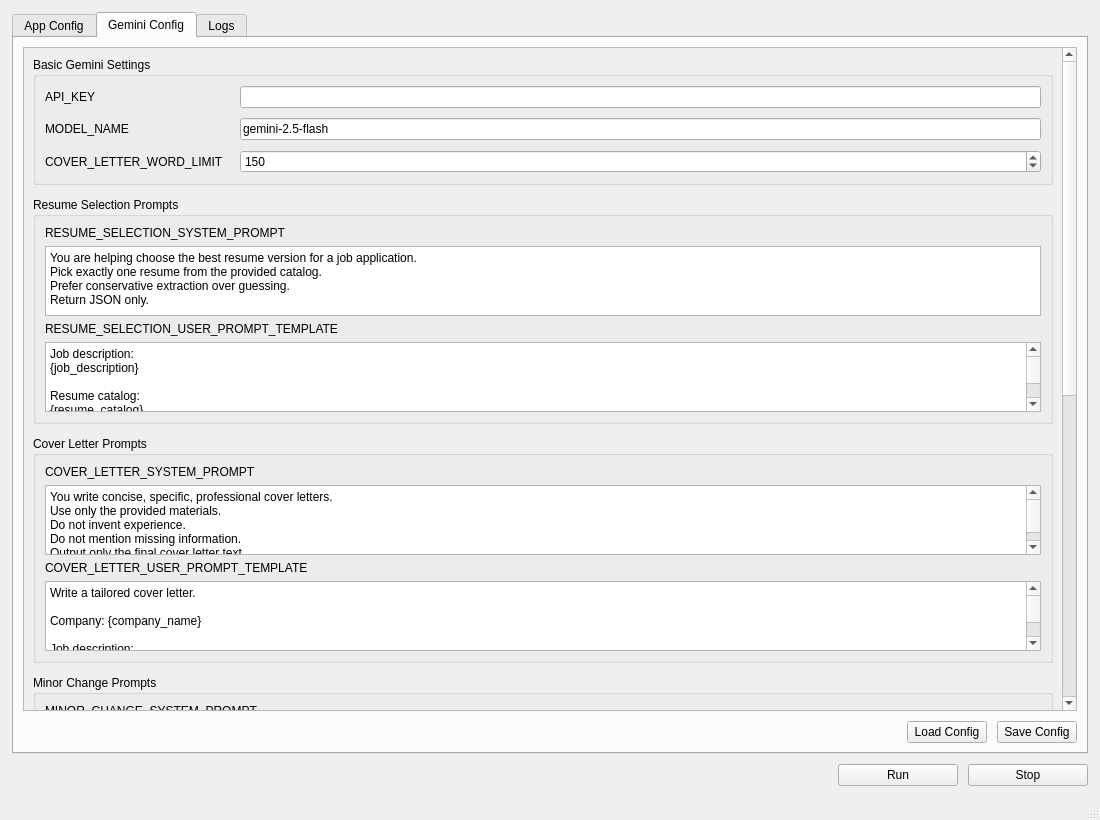
<?xml version="1.0" encoding="UTF-8"?>
<ui version="4.0">
 <class>MainWindow</class>
 <widget class="QMainWindow" name="MainWindow">
  <property name="geometry">
   <rect>
    <x>0</x>
    <y>0</y>
    <width>1100</width>
    <height>820</height>
   </rect>
  </property>
  <property name="windowTitle">
   <string>Application Automation Config</string>
  </property>
  <widget class="QWidget" name="centralwidget">
   <layout class="QVBoxLayout" name="verticalLayout_main">
    <property name="spacing">
     <number>10</number>
    </property>
    <property name="leftMargin">
     <number>12</number>
    </property>
    <property name="topMargin">
     <number>12</number>
    </property>
    <property name="rightMargin">
     <number>12</number>
    </property>
    <property name="bottomMargin">
     <number>12</number>
    </property>
    <item>
     <widget class="QTabWidget" name="tabWidget">
      <property name="currentIndex">
       <number>1</number>
      </property>
      <widget class="QWidget" name="tab_app_config">
       <attribute name="title">
        <string>App Config</string>
       </attribute>
       <layout class="QVBoxLayout" name="verticalLayout_app_tab">
        <property name="spacing">
         <number>10</number>
        </property>
        <item>
         <widget class="QGroupBox" name="groupBox_app_config">
          <property name="title">
           <string>Application Settings</string>
          </property>
          <layout class="QGridLayout" name="gridLayout_app_config">
           <property name="horizontalSpacing">
            <number>16</number>
           </property>
           <property name="verticalSpacing">
            <number>10</number>
           </property>
           <item row="0" column="0">
            <widget class="QLabel" name="label_confidence">
             <property name="text">
              <string>confidence</string>
             </property>
            </widget>
           </item>
           <item row="0" column="1">
            <widget class="QDoubleSpinBox" name="spin_confidence">
             <property name="decimals">
              <number>2</number>
             </property>
             <property name="minimum">
              <double>0.000000000000000</double>
             </property>
             <property name="maximum">
              <double>1.000000000000000</double>
             </property>
             <property name="singleStep">
              <double>0.010000000000000</double>
             </property>
             <property name="value">
              <double>0.850000000000000</double>
             </property>
            </widget>
           </item>
           <item row="0" column="2">
            <widget class="QLabel" name="label_check_interval">
             <property name="text">
              <string>check_interval</string>
             </property>
            </widget>
           </item>
           <item row="0" column="3">
            <widget class="QDoubleSpinBox" name="spin_check_interval">
             <property name="decimals">
              <number>2</number>
             </property>
             <property name="minimum">
              <double>0.000000000000000</double>
             </property>
             <property name="maximum">
              <double>9999.000000000000000</double>
             </property>
             <property name="singleStep">
              <double>0.050000000000000</double>
             </property>
             <property name="value">
              <double>0.350000000000000</double>
             </property>
            </widget>
           </item>
           <item row="1" column="0">
            <widget class="QLabel" name="label_default_timeout">
             <property name="text">
              <string>default_timeout</string>
             </property>
            </widget>
           </item>
           <item row="1" column="1">
            <widget class="QSpinBox" name="spin_default_timeout">
             <property name="maximum">
              <number>99999</number>
             </property>
             <property name="value">
              <number>10</number>
             </property>
            </widget>
           </item>
           <item row="1" column="2">
            <widget class="QLabel" name="label_scroll_step">
             <property name="text">
              <string>scroll_step</string>
             </property>
            </widget>
           </item>
           <item row="1" column="3">
            <widget class="QSpinBox" name="spin_scroll_step">
             <property name="minimum">
              <number>-999999</number>
             </property>
             <property name="maximum">
              <number>999999</number>
             </property>
             <property name="value">
              <number>-700</number>
             </property>
            </widget>
           </item>
           <item row="2" column="0">
            <widget class="QLabel" name="label_page_ready_timeout">
             <property name="text">
              <string>page_ready_timeout</string>
             </property>
            </widget>
           </item>
           <item row="2" column="1">
            <widget class="QSpinBox" name="spin_page_ready_timeout">
             <property name="maximum">
              <number>99999</number>
             </property>
             <property name="value">
              <number>30</number>
             </property>
            </widget>
           </item>
           <item row="2" column="2">
            <widget class="QLabel" name="label_post_apply_timeout">
             <property name="text">
              <string>post_apply_timeout</string>
             </property>
            </widget>
           </item>
           <item row="2" column="3">
            <widget class="QSpinBox" name="spin_post_apply_timeout">
             <property name="maximum">
              <number>99999</number>
             </property>
             <property name="value">
              <number>1</number>
             </property>
            </widget>
           </item>
           <item row="3" column="0">
            <widget class="QLabel" name="label_apply_retry_count">
             <property name="text">
              <string>apply_retry_count</string>
             </property>
            </widget>
           </item>
           <item row="3" column="1">
            <widget class="QSpinBox" name="spin_apply_retry_count">
             <property name="maximum">
              <number>99999</number>
             </property>
             <property name="value">
              <number>3</number>
             </property>
            </widget>
           </item>
           <item row="3" column="2">
            <widget class="QLabel" name="label_max_scroll_pages">
             <property name="text">
              <string>max_scroll_pages</string>
             </property>
            </widget>
           </item>
           <item row="3" column="3">
            <widget class="QSpinBox" name="spin_max_scroll_pages">
             <property name="maximum">
              <number>99999</number>
             </property>
             <property name="value">
              <number>20</number>
             </property>
            </widget>
           </item>
           <item row="4" column="0">
            <widget class="QLabel" name="label_row_half_height">
             <property name="text">
              <string>row_half_height</string>
             </property>
            </widget>
           </item>
           <item row="4" column="1">
            <widget class="QSpinBox" name="spin_row_half_height">
             <property name="maximum">
              <number>99999</number>
             </property>
             <property name="value">
              <number>60</number>
             </property>
            </widget>
           </item>
           <item row="4" column="2">
            <widget class="QLabel" name="label_left_scan_width_ratio">
             <property name="text">
              <string>left_scan_width_ratio</string>
             </property>
            </widget>
           </item>
           <item row="4" column="3">
            <widget class="QDoubleSpinBox" name="spin_left_scan_width_ratio">
             <property name="decimals">
              <number>2</number>
             </property>
             <property name="minimum">
              <double>0.000000000000000</double>
             </property>
             <property name="maximum">
              <double>1.000000000000000</double>
             </property>
             <property name="singleStep">
              <double>0.010000000000000</double>
             </property>
             <property name="value">
              <double>0.820000000000000</double>
             </property>
            </widget>
           </item>
           <item row="5" column="0">
            <widget class="QLabel" name="label_start_anchor">
             <property name="text">
              <string>start_anchor</string>
             </property>
            </widget>
           </item>
           <item row="5" column="1" colspan="3">
            <widget class="QLineEdit" name="edit_start_anchor">
             <property name="text">
              <string>Job - Country:</string>
             </property>
            </widget>
           </item>
           <item row="6" column="0">
            <widget class="QLabel" name="label_end_anchor">
             <property name="text">
              <string>end_anchor</string>
             </property>
            </widget>
           </item>
           <item row="6" column="1" colspan="3">
            <widget class="QLineEdit" name="edit_end_anchor">
             <property name="text">
              <string>Targeted Degrees and Disciplines:</string>
             </property>
            </widget>
           </item>
          </layout>
         </widget>
        </item>
        <item>
         <spacer name="verticalSpacer_app">
          <property name="orientation">
           <enum>Qt::Orientation::Vertical</enum>
          </property>
          <property name="sizeHint" stdset="0">
           <size>
            <width>20</width>
            <height>40</height>
           </size>
          </property>
         </spacer>
        </item>
        <item>
         <layout class="QHBoxLayout" name="horizontalLayout_app_buttons">
          <item>
           <spacer name="horizontalSpacer_app_left">
            <property name="orientation">
             <enum>Qt::Orientation::Horizontal</enum>
            </property>
            <property name="sizeHint" stdset="0">
             <size>
              <width>40</width>
              <height>20</height>
             </size>
            </property>
           </spacer>
          </item>
          <item>
           <widget class="QPushButton" name="button_load_app_config">
            <property name="text">
             <string>Load Config</string>
            </property>
           </widget>
          </item>
          <item>
           <widget class="QPushButton" name="button_save_app_config">
            <property name="text">
             <string>Save Config</string>
            </property>
           </widget>
          </item>
         </layout>
        </item>
       </layout>
      </widget>
      <widget class="QWidget" name="tab_gemini_config">
       <attribute name="title">
        <string>Gemini Config</string>
       </attribute>
       <layout class="QVBoxLayout" name="verticalLayout_gemini_tab">
        <property name="spacing">
         <number>10</number>
        </property>
        <item>
         <widget class="QScrollArea" name="scrollArea_gemini">
          <property name="widgetResizable">
           <bool>true</bool>
          </property>
          <widget class="QWidget" name="scrollAreaWidgetContents_gemini">
           <property name="geometry">
            <rect>
             <x>0</x>
             <y>0</y>
             <width>1031</width>
             <height>1339</height>
            </rect>
           </property>
           <layout class="QVBoxLayout" name="verticalLayout_gemini_content">
            <property name="spacing">
             <number>12</number>
            </property>
            <item>
             <widget class="QGroupBox" name="groupBox_gemini_basic">
              <property name="title">
               <string>Basic Gemini Settings</string>
              </property>
              <layout class="QGridLayout" name="gridLayout_gemini_basic">
               <property name="horizontalSpacing">
                <number>16</number>
               </property>
               <property name="verticalSpacing">
                <number>10</number>
               </property>
               <item row="1" column="0">
                <widget class="QLabel" name="label_model_name">
                 <property name="text">
                  <string>MODEL_NAME</string>
                 </property>
                </widget>
               </item>
               <item row="0" column="1">
                <widget class="QLineEdit" name="edit_api_key">
                 <property name="text">
                  <string/>
                 </property>
                 <property name="echoMode">
                  <enum>QLineEdit::EchoMode::Normal</enum>
                 </property>
                </widget>
               </item>
               <item row="0" column="0">
                <widget class="QLabel" name="label_api_key">
                 <property name="text">
                  <string>API_KEY</string>
                 </property>
                </widget>
               </item>
               <item row="1" column="1">
                <widget class="QLineEdit" name="edit_model_name">
                 <property name="text">
                  <string>gemini-2.5-flash</string>
                 </property>
                </widget>
               </item>
               <item row="2" column="1">
                <widget class="QSpinBox" name="spin_cover_letter_word_limit">
                 <property name="maximum">
                  <number>10000</number>
                 </property>
                 <property name="value">
                  <number>150</number>
                 </property>
                </widget>
               </item>
               <item row="2" column="0">
                <widget class="QLabel" name="label_cover_letter_word_limit">
                 <property name="text">
                  <string>COVER_LETTER_WORD_LIMIT</string>
                 </property>
                </widget>
               </item>
              </layout>
             </widget>
            </item>
            <item>
             <widget class="QGroupBox" name="groupBox_resume_selection_prompts">
              <property name="title">
               <string>Resume Selection Prompts</string>
              </property>
              <layout class="QVBoxLayout" name="verticalLayout_resume_selection_prompts">
               <item>
                <widget class="QLabel" name="label_resume_selection_system_prompt">
                 <property name="text">
                  <string>RESUME_SELECTION_SYSTEM_PROMPT</string>
                 </property>
                </widget>
               </item>
               <item>
                <widget class="QPlainTextEdit" name="text_resume_selection_system_prompt">
                 <property name="plainText">
                  <string>You are helping choose the best resume version for a job application.
Pick exactly one resume from the provided catalog.
Prefer conservative extraction over guessing.
Return JSON only.</string>
                 </property>
                </widget>
               </item>
               <item>
                <widget class="QLabel" name="label_resume_selection_user_prompt_template">
                 <property name="text">
                  <string>RESUME_SELECTION_USER_PROMPT_TEMPLATE</string>
                 </property>
                </widget>
               </item>
               <item>
                <widget class="QPlainTextEdit" name="text_resume_selection_user_prompt_template">
                 <property name="plainText">
                  <string>Job description:
{job_description}

Resume catalog:
{resume_catalog}

Tasks:
1. Select the single best resume for this job.
2. Extract the company name from the job description if it is explicitly stated.
3. Provide 3 to 6 emphasis points to use in the cover letter.

Return JSON with keys:
- company_name
- selected_resume_name
- rationale
- emphasis_points</string>
                 </property>
                </widget>
               </item>
              </layout>
             </widget>
            </item>
            <item>
             <widget class="QGroupBox" name="groupBox_cover_letter_prompts">
              <property name="title">
               <string>Cover Letter Prompts</string>
              </property>
              <layout class="QVBoxLayout" name="verticalLayout_cover_letter_prompts">
               <item>
                <widget class="QLabel" name="label_cover_letter_system_prompt">
                 <property name="text">
                  <string>COVER_LETTER_SYSTEM_PROMPT</string>
                 </property>
                </widget>
               </item>
               <item>
                <widget class="QPlainTextEdit" name="text_cover_letter_system_prompt">
                 <property name="plainText">
                  <string>You write concise, specific, professional cover letters.
Use only the provided materials.
Do not invent experience.
Do not mention missing information.
Output only the final cover letter text.</string>
                 </property>
                </widget>
               </item>
               <item>
                <widget class="QLabel" name="label_cover_letter_user_prompt_template">
                 <property name="text">
                  <string>COVER_LETTER_USER_PROMPT_TEMPLATE</string>
                 </property>
                </widget>
               </item>
               <item>
                <widget class="QPlainTextEdit" name="text_cover_letter_user_prompt_template">
                 <property name="plainText">
                  <string>Write a tailored cover letter.

Company: {company_name}

Job description:
{job_description}

Selected resume name: {resume_name}
Selected resume text:
{resume_text}

Emphasis points:
{emphasis_points}</string>
                 </property>
                </widget>
               </item>
              </layout>
             </widget>
            </item>
            <item>
             <widget class="QGroupBox" name="groupBox_minor_change_prompts">
              <property name="title">
               <string>Minor Change Prompts</string>
              </property>
              <layout class="QVBoxLayout" name="verticalLayout_minor_change_prompts">
               <item>
                <widget class="QLabel" name="label_minor_change_system_prompt">
                 <property name="text">
                  <string>MINOR_CHANGE_SYSTEM_PROMPT</string>
                 </property>
                </widget>
               </item>
               <item>
                <widget class="QPlainTextEdit" name="text_minor_change_system_prompt">
                 <property name="plainText">
                  <string>You write concise, specific, professional cover letters.
You are revising for a new role at the same company.
Keep continuity with the previous cover letter, but introduce only minor changes to fit the new job.
Avoid copying long phrases verbatim.
Use only the provided materials.
Output only the final cover letter text.</string>
                 </property>
                </widget>
               </item>
               <item>
                <widget class="QLabel" name="label_minor_change_user_prompt_template">
                 <property name="text">
                  <string>MINOR_CHANGE_USER_PROMPT_TEMPLATE</string>
                 </property>
                </widget>
               </item>
               <item>
                <widget class="QPlainTextEdit" name="text_minor_change_user_prompt_template">
                 <property name="plainText">
                  <string>Write a tailored cover letter for a new role at the same company.

Company: {company_name}

Job description:
{job_description}

Selected resume name: {resume_name}
Selected resume text:
{resume_text}

Emphasis points:
{emphasis_points}

Use the uploaded previous cover letter PDF as context.
Preserve general tone and motivation, but make minor changes for the new role.</string>
                 </property>
                </widget>
               </item>
              </layout>
             </widget>
            </item>
            <item>
             <widget class="QGroupBox" name="groupBox_additional_info">
              <property name="title">
               <string>Additional Personal Information</string>
              </property>
              <layout class="QVBoxLayout" name="verticalLayout_additional_info">
               <item>
                <widget class="QPlainTextEdit" name="text_additional_personal_information">
                 <property name="plainText">
                  <string>use them selectively based on the job description: 
</string>
                 </property>
                </widget>
               </item>
              </layout>
             </widget>
            </item>
            <item>
             <widget class="QGroupBox" name="groupBox_resume_catalog">
              <property name="sizePolicy">
               <sizepolicy hsizetype="Preferred" vsizetype="Fixed">
                <horstretch>0</horstretch>
                <verstretch>0</verstretch>
               </sizepolicy>
              </property>
              <property name="title">
               <string>Resume Catalog</string>
              </property>
              <layout class="QVBoxLayout" name="verticalLayout_resume_catalog">
               <item>
                <widget class="QTableWidget" name="table_resume_catalog">
                 <property name="editTriggers">
                  <set>QAbstractItemView::EditTrigger::AnyKeyPressed|QAbstractItemView::EditTrigger::DoubleClicked|QAbstractItemView::EditTrigger::EditKeyPressed</set>
                 </property>
                 <property name="selectionMode">
                  <enum>QAbstractItemView::SelectionMode::SingleSelection</enum>
                 </property>
                 <property name="selectionBehavior">
                  <enum>QAbstractItemView::SelectionBehavior::SelectRows</enum>
                 </property>
                 <property name="rowCount">
                  <number>3</number>
                 </property>
                 <property name="columnCount">
                  <number>2</number>
                 </property>
                 <attribute name="horizontalHeaderStretchLastSection">
                  <bool>true</bool>
                 </attribute>
                 <row/>
                 <row/>
                 <row/>
                 <column>
                  <property name="text">
                   <string>Name</string>
                  </property>
                 </column>
                 <column>
                  <property name="text">
                   <string>Summary</string>
                  </property>
                 </column>
                 <item row="0" column="0">
                  <property name="text">
                   <string>general</string>
                  </property>
                 </item>
                 <item row="0" column="1">
                  <property name="text">
                   <string>General software, programming, analytics, and broad technical experience.</string>
                  </property>
                 </item>
                 <item row="1" column="0">
                  <property name="text">
                   <string>software_dev</string>
                  </property>
                 </item>
                 <item row="1" column="1">
                  <property name="text">
                   <string>Software development, coding, implementation, debugging, and developer workflows.</string>
                  </property>
                 </item>
                 <item row="2" column="0">
                  <property name="text">
                   <string>complete</string>
                  </property>
                 </item>
                 <item row="2" column="1">
                  <property name="text">
                   <string>complete resume with all experience, including detailed description, but this is too long for most postings</string>
                  </property>
                 </item>
                </widget>
               </item>
               <item>
                <layout class="QHBoxLayout" name="horizontalLayout_resume_catalog_buttons">
                 <item>
                  <widget class="QPushButton" name="button_add_resume_row">
                   <property name="text">
                    <string>Add Row</string>
                   </property>
                  </widget>
                 </item>
                 <item>
                  <widget class="QPushButton" name="button_remove_resume_row">
                   <property name="text">
                    <string>Remove Selected Row</string>
                   </property>
                  </widget>
                 </item>
                 <item>
                  <spacer name="horizontalSpacer_resume_catalog_buttons">
                   <property name="orientation">
                    <enum>Qt::Orientation::Horizontal</enum>
                   </property>
                   <property name="sizeHint" stdset="0">
                    <size>
                     <width>40</width>
                     <height>20</height>
                    </size>
                   </property>
                  </spacer>
                 </item>
                </layout>
               </item>
              </layout>
             </widget>
            </item>
            <item>
             <spacer name="verticalSpacer_gemini_bottom">
              <property name="orientation">
               <enum>Qt::Orientation::Vertical</enum>
              </property>
              <property name="sizeHint" stdset="0">
               <size>
                <width>20</width>
                <height>40</height>
               </size>
              </property>
             </spacer>
            </item>
           </layout>
          </widget>
         </widget>
        </item>
        <item>
         <layout class="QHBoxLayout" name="horizontalLayout_gemini_buttons">
          <item>
           <spacer name="horizontalSpacer_gemini_left">
            <property name="orientation">
             <enum>Qt::Orientation::Horizontal</enum>
            </property>
            <property name="sizeHint" stdset="0">
             <size>
              <width>40</width>
              <height>20</height>
             </size>
            </property>
           </spacer>
          </item>
          <item>
           <widget class="QPushButton" name="button_load_gemini_config">
            <property name="text">
             <string>Load Config</string>
            </property>
           </widget>
          </item>
          <item>
           <widget class="QPushButton" name="button_save_gemini_config">
            <property name="text">
             <string>Save Config</string>
            </property>
           </widget>
          </item>
         </layout>
        </item>
       </layout>
      </widget>
      <widget class="QWidget" name="tab_logs">
       <attribute name="title">
        <string>Logs</string>
       </attribute>
       <layout class="QVBoxLayout" name="verticalLayout_logs_tab">
        <property name="spacing">
         <number>10</number>
        </property>
        <item>
         <widget class="QGroupBox" name="groupBox_logs">
          <property name="title">
           <string>Application Logs</string>
          </property>
          <layout class="QVBoxLayout" name="verticalLayout_logs_group">
           <item>
            <widget class="QPlainTextEdit" name="text_logs">
             <property name="readOnly">
              <bool>true</bool>
             </property>
             <property name="placeholderText">
              <string>Logs will appear here...</string>
             </property>
            </widget>
           </item>
           <item>
            <layout class="QHBoxLayout" name="horizontalLayout_logs_buttons">
             <item>
              <widget class="QPushButton" name="button_clear_logs">
               <property name="text">
                <string>Clear Logs</string>
               </property>
              </widget>
             </item>
             <item>
              <spacer name="horizontalSpacer_logs_buttons">
               <property name="orientation">
                <enum>Qt::Orientation::Horizontal</enum>
               </property>
               <property name="sizeHint" stdset="0">
                <size>
                 <width>40</width>
                 <height>20</height>
                </size>
               </property>
              </spacer>
             </item>
            </layout>
           </item>
          </layout>
         </widget>
        </item>
       </layout>
      </widget>
     </widget>
    </item>
    <item>
     <layout class="QHBoxLayout" name="horizontalLayout_run_stop">
      <item>
       <spacer name="horizontalSpacer_run_left">
        <property name="orientation">
         <enum>Qt::Orientation::Horizontal</enum>
        </property>
        <property name="sizeHint" stdset="0">
         <size>
          <width>40</width>
          <height>20</height>
         </size>
        </property>
       </spacer>
      </item>
      <item>
       <widget class="QPushButton" name="button_run">
        <property name="minimumSize">
         <size>
          <width>120</width>
          <height>0</height>
         </size>
        </property>
        <property name="text">
         <string>Run</string>
        </property>
       </widget>
      </item>
      <item>
       <widget class="QPushButton" name="button_stop">
        <property name="minimumSize">
         <size>
          <width>120</width>
          <height>0</height>
         </size>
        </property>
        <property name="text">
         <string>Stop</string>
        </property>
       </widget>
      </item>
     </layout>
    </item>
   </layout>
  </widget>
  <widget class="QMenuBar" name="menubar">
   <property name="geometry">
    <rect>
     <x>0</x>
     <y>0</y>
     <width>1100</width>
     <height>25</height>
    </rect>
   </property>
  </widget>
  <widget class="QStatusBar" name="statusbar"/>
 </widget>
 <resources/>
 <connections/>
</ui>
